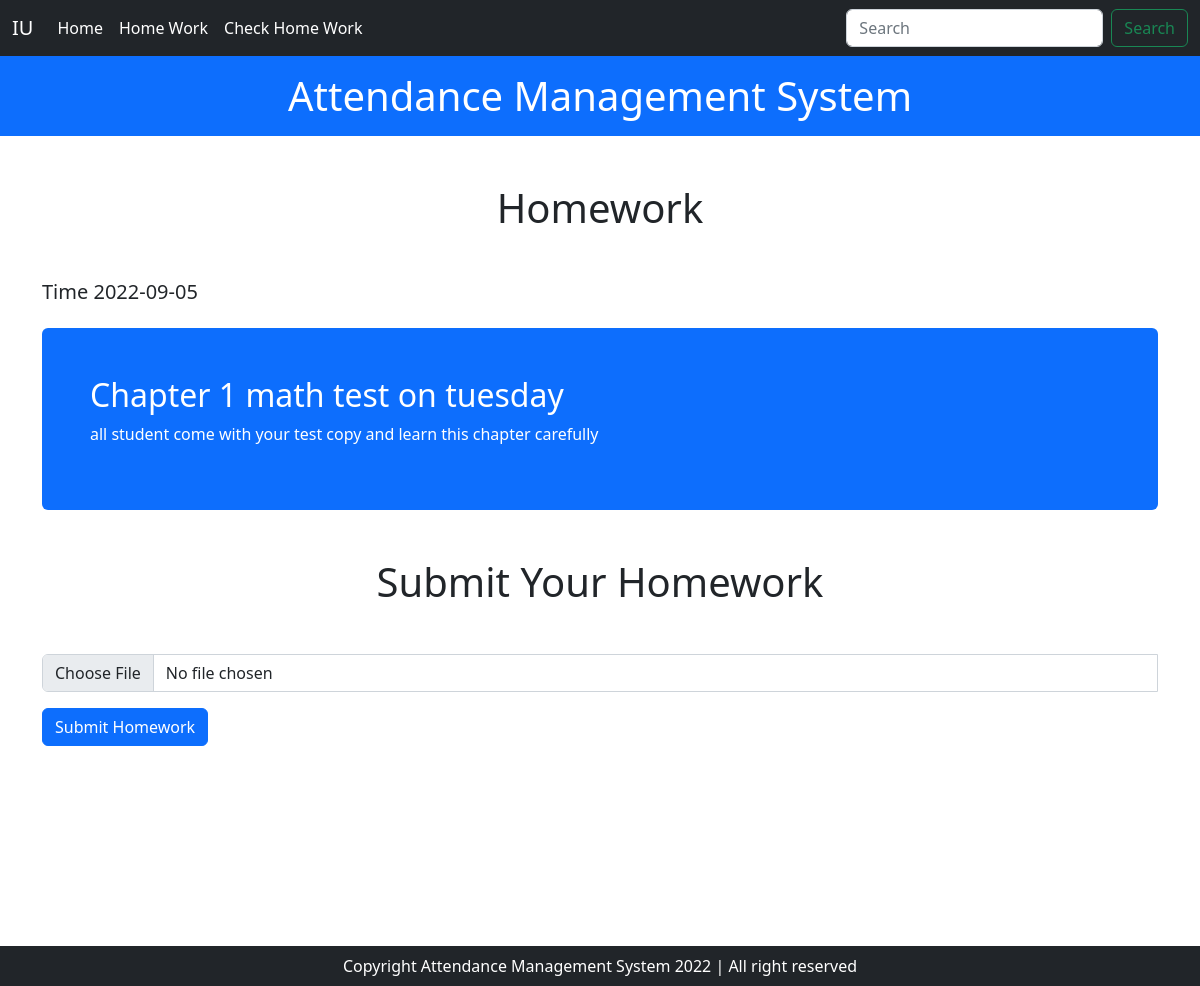
/homework.php (signed in), run on the app's committed database.
### tables this page shows
CREATE TABLE `homework` (
  `id` int(11) NOT NULL,
  `title` varchar(80) NOT NULL,
  `description` text NOT NULL,
  `faculty` varchar(50) NOT NULL,
  `time` date NOT NULL
);

### homework.php (the view, shortened to what this page needs)
<!DOCTYPE html>
<html lang="en">
<head>
    <link href="https://cdn.jsdelivr.net/npm/bootstrap@5.2.0/dist/css/bootstrap.min.css" rel="stylesheet"
>
</head>
<body>
    <?php
        include_once("partials/navbar.php");
    ?>
<div class="container-fluid p-0 m-0">
        <div id="top-head" class="bg-primary p-0 m-0">
            <h1 class="text-white text-center p-3">Attendance Management System </h1>
        </div>
    </div>
    <h1 class="text-center mt-5 mb-5"> Homework</h1>
    <div class="container mt-3" style="margin-bottom: 200px !important;">
            <?php
                include_once("partials/database.php");
                $sql = "SELECT * FROM `homework`";
                $result = mysqli_query($conn,$sql);
                if(mysqli_num_rows($result) > 0){
                    while($data = mysqli_fetch_assoc($result)){
                        echo'
                        <h5>Time '.$data['time'].'</h5>
                            <div class="mt-4 p-5 mb-5 bg-primary text-white rounded">
                                <h2 class="">'.$data['title'].'</h2>
                                <p>'.$data['description'].'</p>
                            </div>
                            <h1 class="text-center mt-5 mb-5">Submit Your Homework</h1>
                            <form action="partials/handle_submit_homework.php" method="POST" enctype="multipart/form-data">
                                <div class="input-group mb-3">
                                    <input type="file" name="file" class="form-control" id="inputGroupFile02">
                                    <input type="hidden" name="hidden_id" class="form-control" value="'.$data['faculty'].'">
                                </div>
                                <button type="submit" class="btn btn-primary">Submit Homework</button>
                            </form>
                        ';
                    }
                }else{
                    echo "No Homework Today";
                }
            ?>
    </div>
    <?php
        include "partials/footer.php";
    ?>
</body>
</html>

### data on the page
homework: time "2022-09-05", title "Chapter 1 math test on tuesday", description "all student come with your test copy and learn this chapter carefully"
